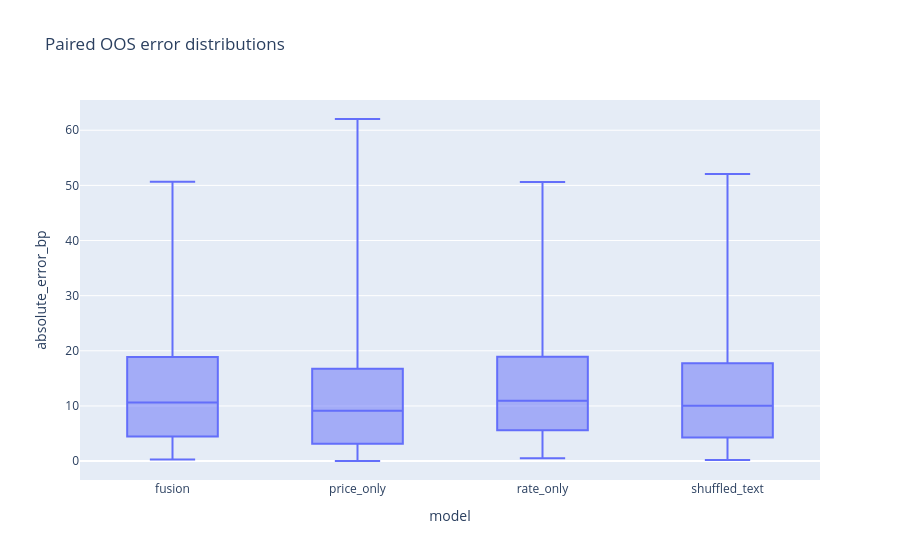

Source (notebook cell):
### Code cell
error_rows = []
for model in tqdm(['fusion','price_only','rate_only','shuffled_text'], desc='Absolute-error table', unit='model', leave=False):
    for value in np.abs(pred.truth_bp - pred[f'{model}_bp']):
        error_rows.append({'model': model, 'absolute_error_bp': value})
px.box(pd.DataFrame(error_rows), x='model', y='absolute_error_bp', points=False, title='Paired OOS error distributions').show()

### Figure 1 — Plotly figure (JSON) as saved in the notebook; plotly's stock layout.template omitted (floating-point values rounded to 4 significant figures; data arrays with more than 128 entries replaced by an {"elided": "..."} marker saying what was removed)
{"data": [{"alignmentgroup": "True", "boxpoints": false, "hovertemplate": "model=%{x}<br>absolute_error_bp=%{y}<extra></extra>", "legendgroup": "", "marker": {"color": "#636efa"}, "name": "", "notched": false, "offsetgroup": "", "orientation": "v", "showlegend": false, "type": "box", "x": {"elided": "712 str values"}, "x0": " ", "xaxis": "x", "y": {"elided": "712 float values"}, "y0": " ", "yaxis": "y"}], "layout": {"boxmode": "group", "legend": {"tracegroupgap": 0}, "title": {"text": "Paired OOS error distributions"}, "xaxis": {"anchor": "y", "domain": [0, 1], "title": {"text": "model"}}, "yaxis": {"anchor": "x", "domain": [0, 1], "title": {"text": "absolute_error_bp"}}}}
